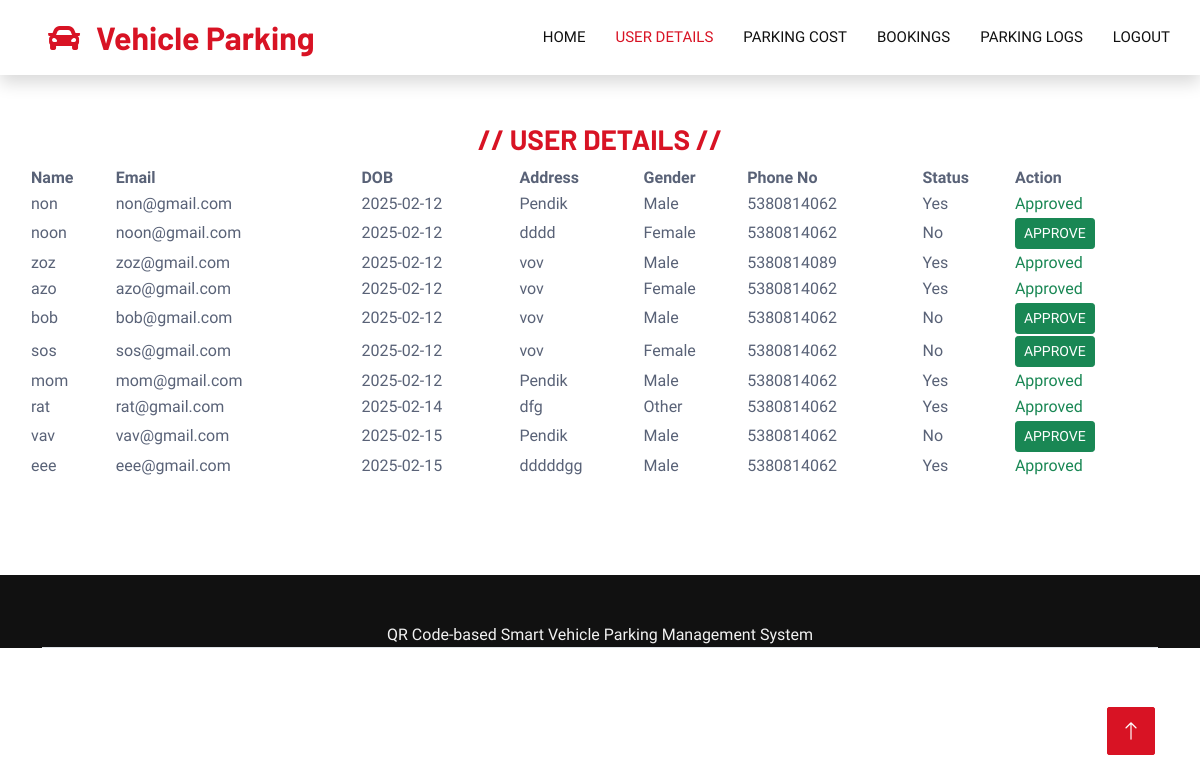
/web/UserDetails.php, run on an earlier commit of the app's database.
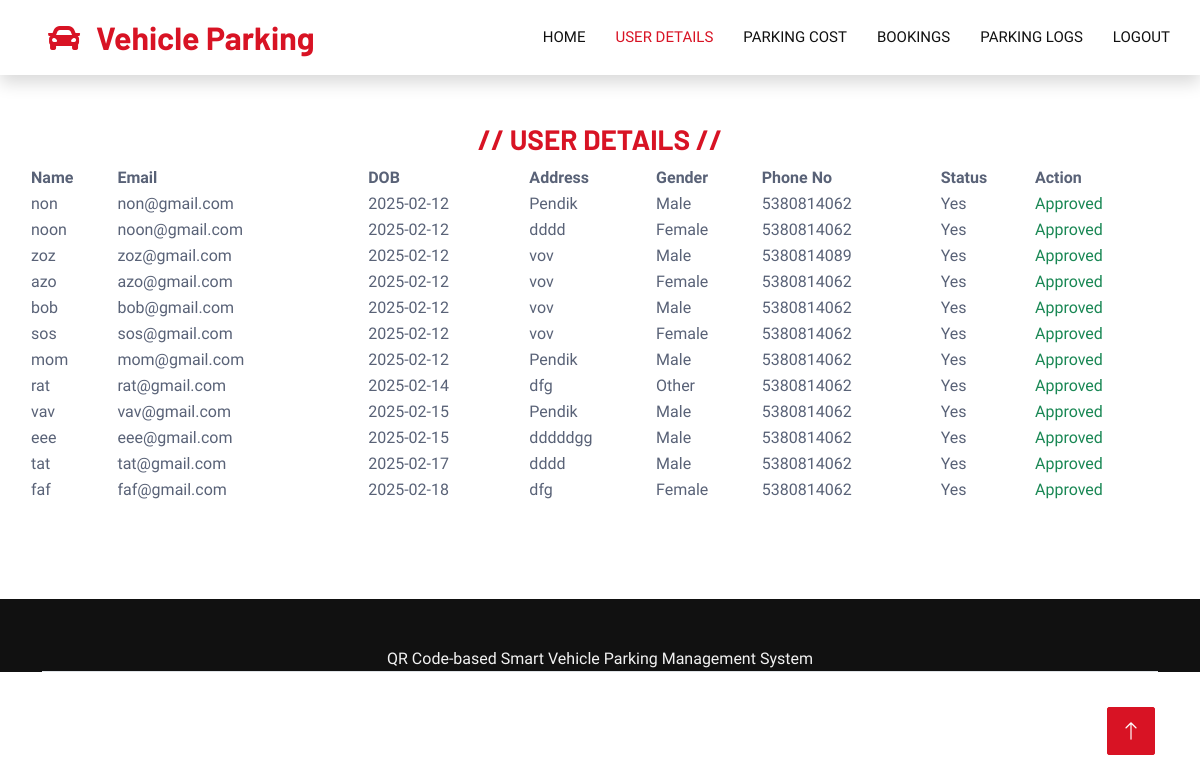
And on a later commit of the database.
### tables this page shows
CREATE TABLE `user_reg` (
  `id` int(10) UNSIGNED NOT NULL,
  `name` varchar(45) NOT NULL,
  `email` varchar(45) NOT NULL,
  `dob` varchar(45) NOT NULL,
  `gender` varchar(45) NOT NULL,
  `phone` varchar(45) NOT NULL,
  `address` varchar(300) NOT NULL,
  `password` varchar(255) DEFAULT NULL,
  `ustatus` varchar(45) DEFAULT 'No'
);

### web/UserDetails.php (the view, shortened to what this page needs)
<?php
$conn = SQLConnection::getConnection();
?>
<!DOCTYPE html>
<html lang="en">
<head>
    <link href="https://cdnjs.cloudflare.com/ajax/libs/font-awesome/5.10.0/css/all.min.css" rel="stylesheet">
    <link href="https://cdn.jsdelivr.net/npm/bootstrap-icons@1.4.1/font/bootstrap-icons.css" rel="stylesheet">
    <link href="lib/animate/animate.min.css" rel="stylesheet">
    <link href="lib/owlcarousel/assets/owl.carousel.min.css" rel="stylesheet">
    <link href="lib/tempusdominus/css/tempusdominus-bootstrap-4.min.css" rel="stylesheet">
    <link href="css/bootstrap.min.css" rel="stylesheet">
    <link href="css/style.css" rel="stylesheet">
    <link href="css/table.css" rel="stylesheet">
</head>
<body>
    <nav class="navbar navbar-expand-lg bg-white navbar-light shadow sticky-top p-0">
        <a href="#" class="navbar-brand d-flex align-items-center px-4 px-lg-5">
            <h2 class="m-0 text-primary"><i class="fa fa-car me-3"></i>Vehicle Parking</h2>
        </a>
        <div class="collapse navbar-collapse">
            <div class="navbar-nav ms-auto p-4 p-lg-0">
                <a href="AdminHome.php" class="nav-item nav-link">Home</a>
                <a href="UserDetails.php" class="nav-item nav-link active">User Details</a>
                <a href="ParkingCost.php" class="nav-item nav-link">Parking Cost</a>
                <a href="Bookings.php" class="nav-item nav-link">Bookings</a>
                <a href="ParkingLogs.php" class="nav-item nav-link">Parking Logs</a>
                <a href="logout.php" class="nav-item nav-link">Logout</a>
            </div>
        </div>
    </nav>
    <div class="container-xxl py-5">
        <div class="container">
            <div class="text-center">
                <h3 class="text-primary text-uppercase">// User Details //</h3>
            </div>
            <div class="row g-4">
                <table id="userTable">
                    <tr>
                        <th>Name</th>
                        <th>Email</th>
                        <th>DOB</th>
                        <th>Address</th>
                        <th>Gender</th>
                        <th>Phone No</th>
                        <th>Status</th>
                        <th>Action</th>
                    </tr>
                    <?php
                    try {
                        $stmt = $conn->query("SELECT * FROM user_reg");
                        while ($row = $stmt->fetch(PDO::FETCH_ASSOC)) {
                            echo "<tr>
                                    <td>{$row['name']}</td>
                                    <td>{$row['email']}</td>
                                    <td>{$row['dob']}</td>
                                    <td>{$row['address']}</td>
                                    <td>{$row['gender']}</td>
                                    <td>{$row['phone']}</td>
                                    <td>{$row['ustatus']}</td>
                                    <td>";
                            if ($row['ustatus'] != 'Yes') {
                                echo "<a href='UserDetails.php?approve_id={$row['id']}' class='btn btn-success btn-sm'>Approve</a>";
                            } else {
                                echo "<span class='text-success'>Approved</span>";
                            }
                            echo "</td></tr>";
                        }
                    } catch (PDOException $e) {
                        echo "<tr><td colspan='9'>Error fetching user details: " . $e->getMessage() . "</td></tr>";
                    }
                    ?>
                </table>
            </div>
        </div>
    </div>
    <footer class="container-fluid bg-dark text-light pt-5 mt-5">
        <div class="container text-center">
            <p class="border-bottom">QR Code-based Smart Vehicle Parking Management System</p>
        </div>
    </footer>
    <a href="#" class="btn btn-lg btn-primary btn-lg-square back-to-top"><i class="bi bi-arrow-up"></i></a>
</body>
</html>

What changed in the data, as far as the page shows it:
changed user_reg "noon": ustatus "No" → "Yes"; ustatus "APPROVE" → "Approved"
changed user_reg "bob": ustatus "No" → "Yes"; ustatus "APPROVE" → "Approved"
changed user_reg "sos": ustatus "No" → "Yes"; ustatus "APPROVE" → "Approved"
changed user_reg "vav": ustatus "No" → "Yes"; ustatus "APPROVE" → "Approved"
added user_reg: name "tat", email "tat@gmail.com", dob "2025-02-17", address "dddd", gender "Male", phone "5380814062", ustatus "Yes", shows "Approved"
added user_reg: name "faf", email "faf@gmail.com", dob "2025-02-18", address "dfg", gender "Female", phone "5380814062", ustatus "Yes", shows "Approved"
